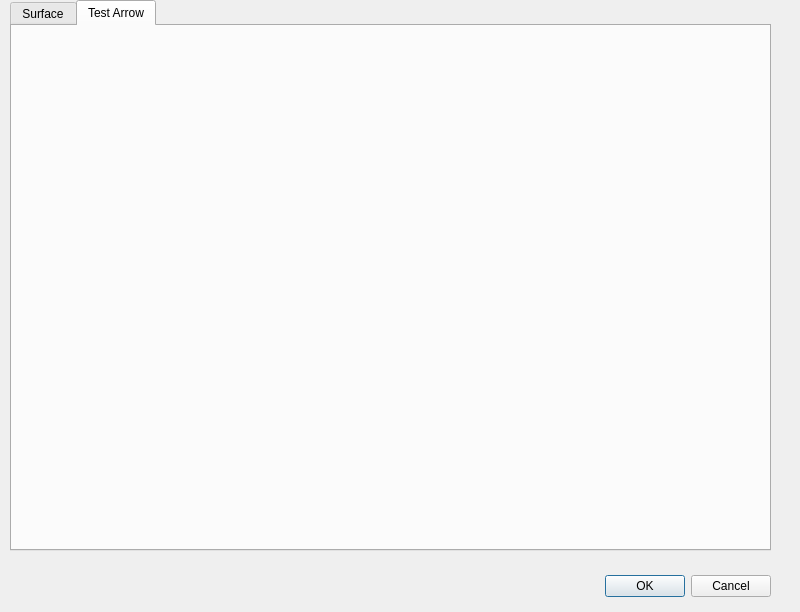
<?xml version="1.0" encoding="UTF-8"?>
<ui version="4.0">
 <class>MainDialog</class>
 <widget class="QDialog" name="MainDialog">
  <property name="geometry">
   <rect>
    <x>0</x>
    <y>0</y>
    <width>800</width>
    <height>612</height>
   </rect>
  </property>
  <property name="windowTitle">
   <string>Dialog</string>
  </property>
  <widget class="QDialogButtonBox" name="buttonBox">
   <property name="geometry">
    <rect>
     <x>580</x>
     <y>570</y>
     <width>191</width>
     <height>32</height>
    </rect>
   </property>
   <property name="orientation">
    <enum>Qt::Horizontal</enum>
   </property>
   <property name="standardButtons">
    <set>QDialogButtonBox::Cancel|QDialogButtonBox::Ok</set>
   </property>
  </widget>
  <widget class="QTabWidget" name="mainTabs">
   <property name="geometry">
    <rect>
     <x>10</x>
     <y>0</y>
     <width>761</width>
     <height>551</height>
    </rect>
   </property>
   <property name="currentIndex">
    <number>1</number>
   </property>
   <widget class="QWidget" name="tab">
    <attribute name="title">
     <string>Surface</string>
    </attribute>
    <widget class="QWidget" name="horizontalLayoutWidget">
     <property name="geometry">
      <rect>
       <x>20</x>
       <y>20</y>
       <width>521</width>
       <height>471</height>
      </rect>
     </property>
     <layout class="QHBoxLayout" name="glSurfaceLayout"/>
    </widget>
    <widget class="QDial" name="rotx">
     <property name="geometry">
      <rect>
       <x>570</x>
       <y>40</y>
       <width>50</width>
       <height>64</height>
      </rect>
     </property>
     <property name="maximum">
      <number>360</number>
     </property>
     <property name="wrapping">
      <bool>true</bool>
     </property>
    </widget>
    <widget class="QDial" name="roty">
     <property name="geometry">
      <rect>
       <x>630</x>
       <y>40</y>
       <width>50</width>
       <height>64</height>
      </rect>
     </property>
     <property name="maximum">
      <number>360</number>
     </property>
     <property name="wrapping">
      <bool>true</bool>
     </property>
    </widget>
    <widget class="QDial" name="rotz">
     <property name="geometry">
      <rect>
       <x>690</x>
       <y>40</y>
       <width>50</width>
       <height>64</height>
      </rect>
     </property>
     <property name="maximum">
      <number>360</number>
     </property>
     <property name="wrapping">
      <bool>true</bool>
     </property>
    </widget>
   </widget>
   <widget class="QWidget" name="tab_2">
    <attribute name="title">
     <string>Test Arrow</string>
    </attribute>
    <widget class="QWidget" name="horizontalLayoutWidget_2">
     <property name="geometry">
      <rect>
       <x>20</x>
       <y>20</y>
       <width>411</width>
       <height>391</height>
      </rect>
     </property>
     <layout class="QHBoxLayout" name="glTestArrowLayout"/>
    </widget>
   </widget>
  </widget>
 </widget>
 <resources/>
 <connections>
  <connection>
   <sender>buttonBox</sender>
   <signal>accepted()</signal>
   <receiver>MainDialog</receiver>
   <slot>accept()</slot>
   <hints>
    <hint type="sourcelabel">
     <x>248</x>
     <y>254</y>
    </hint>
    <hint type="destinationlabel">
     <x>157</x>
     <y>274</y>
    </hint>
   </hints>
  </connection>
  <connection>
   <sender>buttonBox</sender>
   <signal>rejected()</signal>
   <receiver>MainDialog</receiver>
   <slot>reject()</slot>
   <hints>
    <hint type="sourcelabel">
     <x>316</x>
     <y>260</y>
    </hint>
    <hint type="destinationlabel">
     <x>286</x>
     <y>274</y>
    </hint>
   </hints>
  </connection>
 </connections>
</ui>
